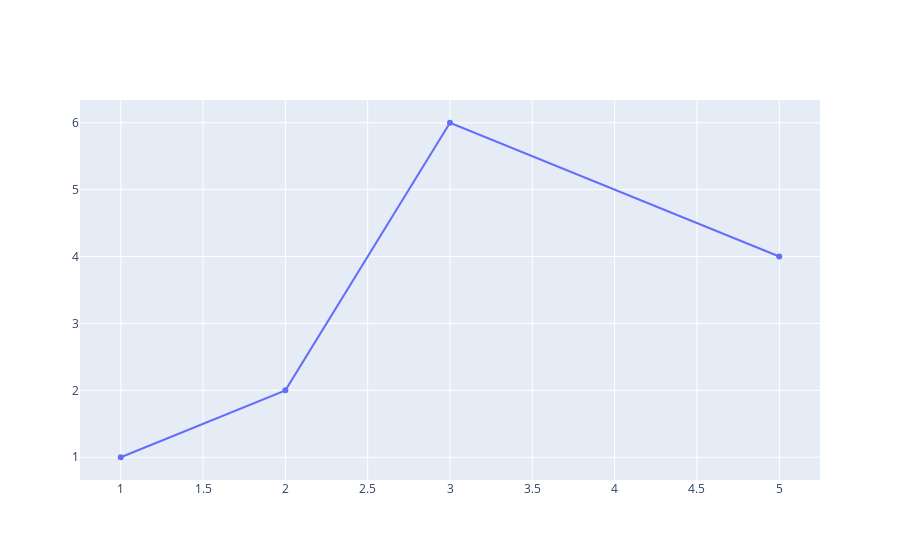

Notebook source saved alongside this figure:
### Code cell
iplot([{"x":[1,2,3,5], "y":[1,2,6,4]}])

### Figure 1 — Plotly figure (JSON) as saved in the notebook; plotly's stock layout.template omitted (floating-point values rounded to 4 significant figures)
{"data": [{"type": "scatter", "x": [1, 2, 3, 5], "y": [1, 2, 6, 4]}], "layout": {}}
